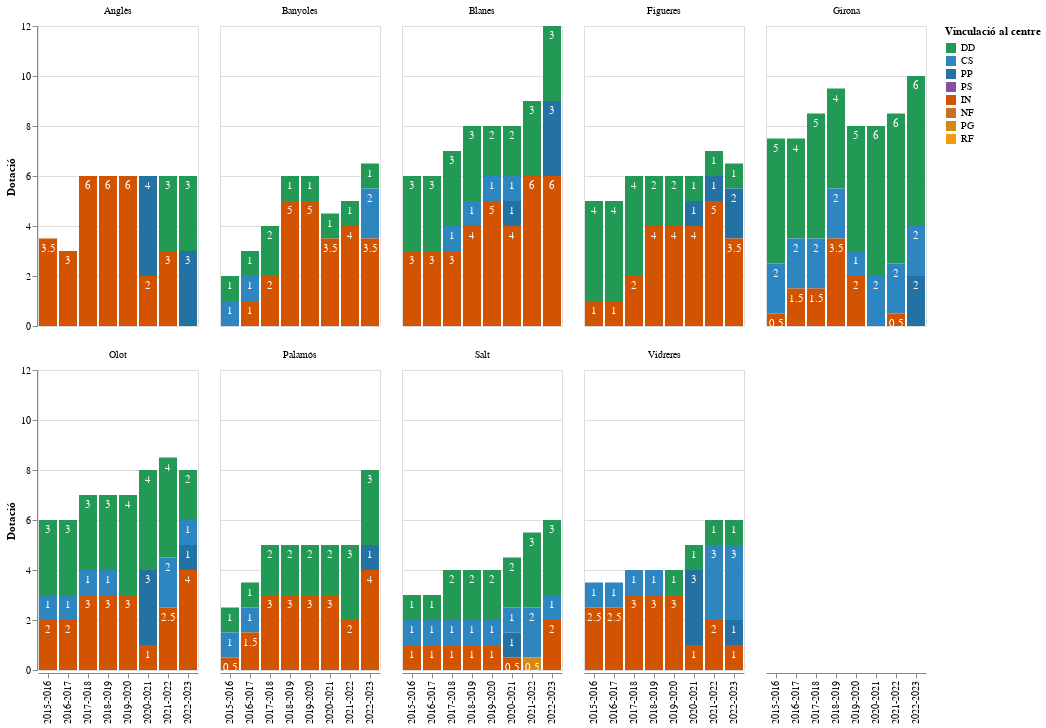

Notebook code cell kept with this figure:
### Code cell
### Tipus de destinació dels 507


import altair as alt

# Taula curs, municipi, destinació, Dotació
data = pd.melt(df_girona507, id_vars=["Curs", "NOM_MUNICIPI"], value_vars=destinacions, var_name="Destinació", value_name="Dotació").dropna()

# Camp addicional per a ordenació manual
data['order'] = data['Destinació'].replace(
    {val: i for i, val in enumerate(destinacions)}
)

base = base = alt.Chart(data).encode(
    alt.Y("sum(Dotació)",title="Dotació", stack='zero' ),
    alt.X("Curs:N", title=""),
    alt.Order("order", sort="descending" ),
)

bars = base.mark_bar().encode(
    alt.Color("Destinació", title="Vinculació al centre", scale=alt.Scale(domain=destinacions, range=colors)),
)

text_detall = base.mark_text(dy=10, color='white').encode(
    detail='Destinació:N',
    text=alt.Text('sum(Dotació):Q'),
)

alt.layer(
        bars, text_detall
    ).facet(
        facet=alt.Column('NOM_MUNICIPI', title=""),
        columns=5
    ).interactive()

### Figure 1 — Vega-Lite specification as saved in the notebook (floating-point values rounded to 4 significant figures; data arrays with more than 128 entries replaced by an {"elided": "..."} marker saying what was removed)
{"config": {"view": {"continuousWidth": 400, "continuousHeight": 300}}, "data": {"name": "data-1eea3c4c49e1766dcf1a1354fb9b5c0c"}, "facet": {"field": "NOM_MUNICIPI", "title": "", "type": "nominal"}, "spec": {"layer": [{"mark": "bar", "encoding": {"color": {"field": "Destinació", "scale": {"domain": ["DD", "CS", "PP", "PS", "IN", "NF", "PG", "RF"], "range": ["#229954", "#2E86C1", "#2471A3", "#884EA0", "#D35400", "#CA6F1E", "#D68910", "#F39C12", "#D4AC0D"]}, "title": "Vinculació al centre", "type": "nominal"}, "order": {"field": "order", "sort": "descending", "type": "quantitative"}, "x": {"field": "Curs", "title": "", "type": "nominal"}, "y": {"aggregate": "sum", "field": "Dotació", "stack": "zero", "title": "Dotació", "type": "quantitative"}}, "selection": {"selector009": {"type": "interval", "bind": "scales", "encodings": ["x", "y"]}}}, {"mark": {"type": "text", "color": "white", "dy": 10}, "encoding": {"detail": {"field": "Destinació", "type": "nominal"}, "order": {"field": "order", "sort": "descending", "type": "quantitative"}, "text": {"aggregate": "sum", "field": "Dotació", "type": "quantitative"}, "x": {"field": "Curs", "title": "", "type": "nominal"}, "y": {"aggregate": "sum", "field": "Dotació", "stack": "zero", "title": "Dotació", "type": "quantitative"}}}]}, "columns": 5, "$schema": "https://vega.github.io/schema/vega-lite/v4.17.0.json", "datasets": {"data-1eea3c4c49e1766dcf1a1354fb9b5c0c": {"elided": "208 records"}}}
